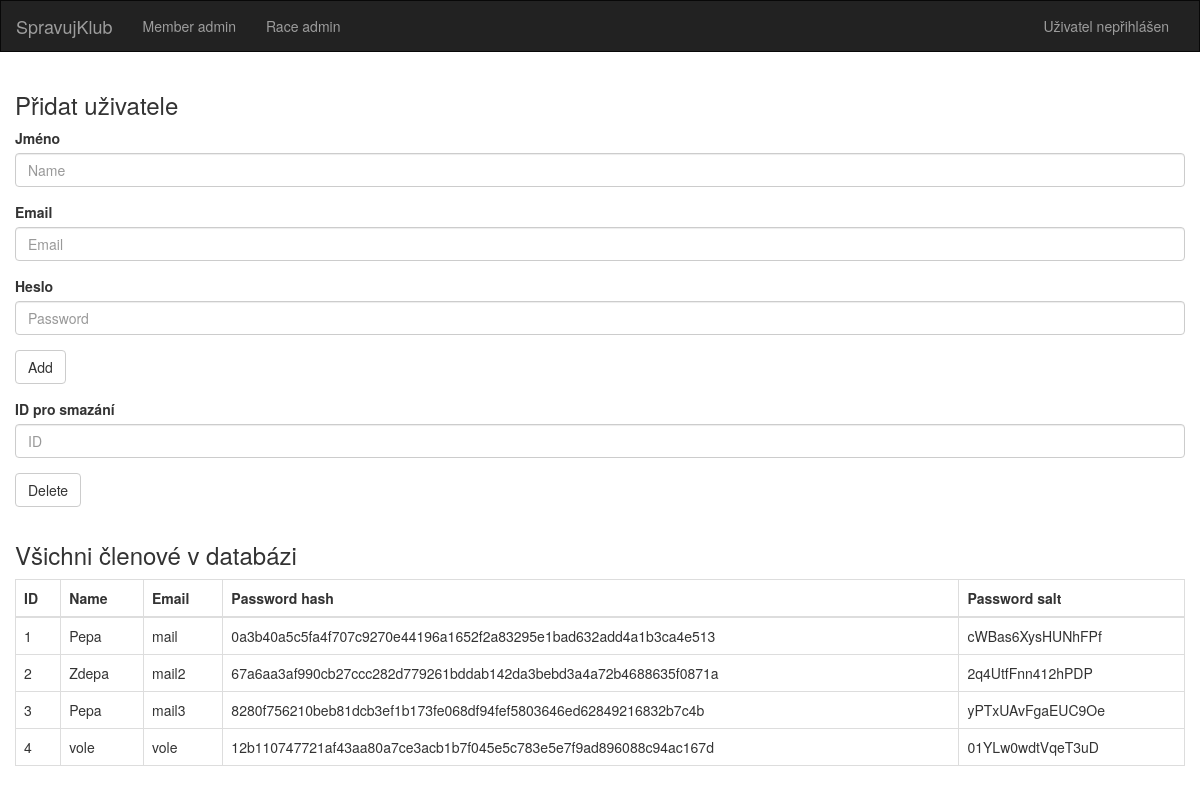
/admin_member, run on an earlier commit of the app's database.
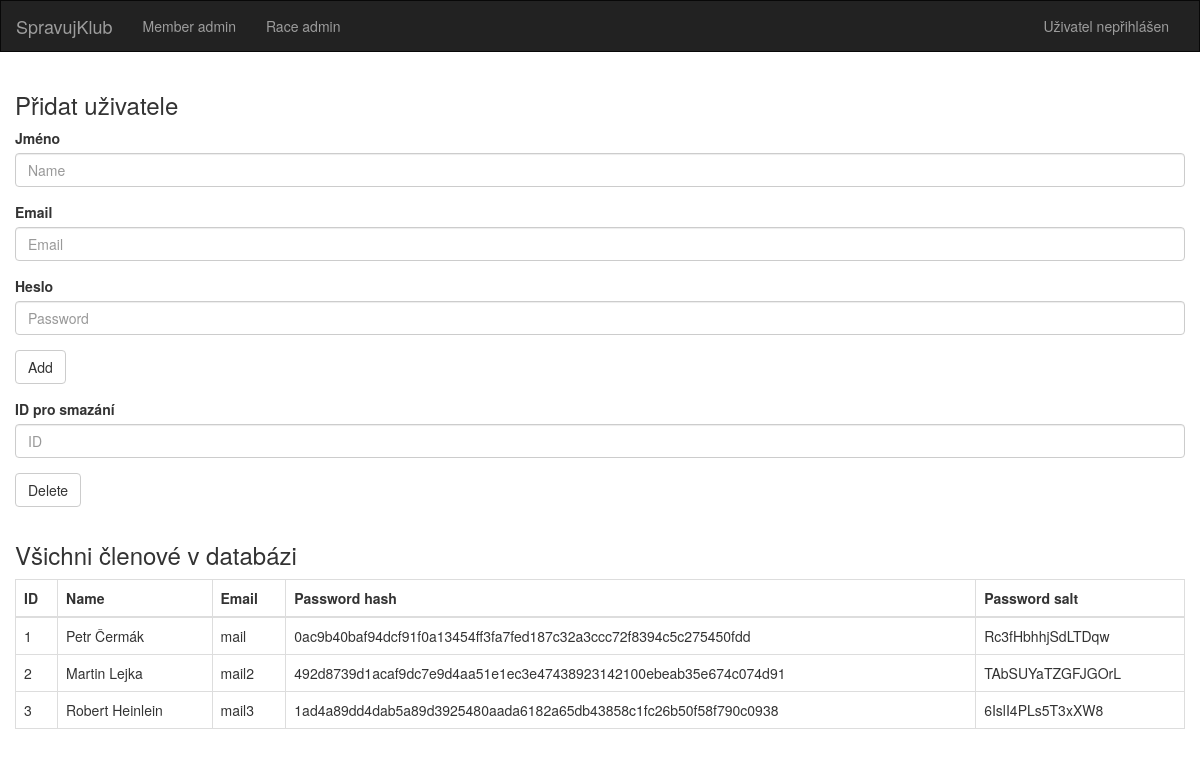
And on a later commit of the database.
### dl/models/Member.py (models this page shows, shortened)
class Member(db.Model, IMember):
    __tablename__ = "members"
    id = db.Column(db.Integer, primary_key=True, autoincrement=True)
    name = db.Column(db.String(50))
    email = db.Column(db.String(50), unique=True)
    password = db.Column(db.String(50))
    salt = db.Column(db.String(16))
    races = db.relationship('Race', secondary='ucast_na_zavode')
    created_races = db.relationship('Race', backref='created_by', lazy=True)

### views.py (the view, shortened to what this page needs)
@app.route('/admin_member', methods=['GET'])
def admin_member():
    name = request.values.get("name")
    email = request.values.get("mail")
    password = request.values.get("password")
    delete_id = request.values.get("delete")
    if name is not None and email is not None:
        try:
            member_controller.create_member(name=name, mail=email, password=password)
        except Exception as ex:
            print(str(ex))
    return render_template("admin_member.html", members=member_controller.get_all_members(), title="Member admin")

### dl/MemberController.py (called while the page is built)
    def get_all_members(self):
        return Member.query.all()

### templates/admin_member.html
{% extends "base.html" %}
{% block content %}
    <div class="container tab-content">
        <div class="row">
            <form action="/admin_member" role="form">
                <h3>Přidat uživatele</h3>
                <div class="form-group">
                    <label>Jméno</label>
                    <input type="text" class="form-control" name="name" placeholder="Name">
                </div>
                <div class="form-group">
                    <label>Email</label>
                    <input type="text" class="form-control" name="mail" placeholder="Email" >
                </div>
                <div class="form-group">
                    <label for="inputPrice">Heslo</label>
                    <input type="password" class="form-control" name="password" placeholder="Password" >
                </div>
                <div class="form-group">
                    <button type="submit" class="btn btn-default">Add</button>
                </div>
            </form>
        </div>
        <div class="row">
            <form action="/admin_member" role="form">
                <div class="form-group">
                    <label>ID pro smazání</label>
                    <input type="number" class="form-control" name="delete" placeholder="ID" >
                </div>
                <div class="form-group">
                    <button type="submit" class="btn btn-default">Delete</button>
                </div>
            </form>
        </div>
        <div class="row">
            <h3>Všichni členové v databázi</h3>
            <div class="table-responsive">
                <table class="table table-bordered" id="mainTable">
                    <thead>
                    <tr>
                        <th>ID</th>
                        <th>Name</th>
                        <th>Email</th>
                        <th>Password hash</th>
                        <th>Password salt</th>
                    </tr>
                    </thead>
                    <tbody id="displayArea">
                    {% for member in members %}
                        <tr>
                            <td>{{ member.id }}</td>
                            <td>{{ member.name }}</td>
                            <td>{{ member.email }}</td>
                            <td>{{ member.password }}</td>
                            <td>{{ member.salt }}</td>
                        </tr>
                    {% endfor %}
                    </tbody>
                </table>
            </div>
        </div>
    </div>
{% endblock %}

What changed in the data, as far as the page shows it:
removed Member: id "4", name "vole", email "vole", password "12b110747721af43aa80a7ce3acb1b7f045e5c783e5e7f9ad896088c94ac167d", salt "01YLw0wdtVqeT3uD"
changed Member "mail": name "Pepa" → "Petr Čermák"; password "0a3b40a5c5fa4f707c9270e44196a1652f2a83295e1bad632add4a1b3ca4e513" → "0ac9b40baf94dcf91f0a13454ff3fa7fed187c32a3ccc72f8394c5c275450fdd"; salt "cWBas6XysHUNhFPf" → "Rc3fHbhhjSdLTDqw"
changed Member "mail2": name "Zdepa" → "Martin Lejka"; password "67a6aa3af990cb27ccc282d779261bddab142da3bebd3a4a72b4688635f0871a" → "492d8739d1acaf9dc7e9d4aa51e1ec3e47438923142100ebeab35e674c074d91"; salt "2q4UtfFnn412hPDP" → "TAbSUYaTZGFJGOrL"
changed Member "mail3": name "Pepa" → "Robert Heinlein"; password "8280f756210beb81dcb3ef1b173fe068df94fef5803646ed62849216832b7c4b" → "1ad4a89dd4dab5a89d3925480aada6182a65db43858c1fc26b50f58f790c0938"; salt "yPTxUAvFgaEUC9Oe" → "6IslI4PLs5T3xXW8"
